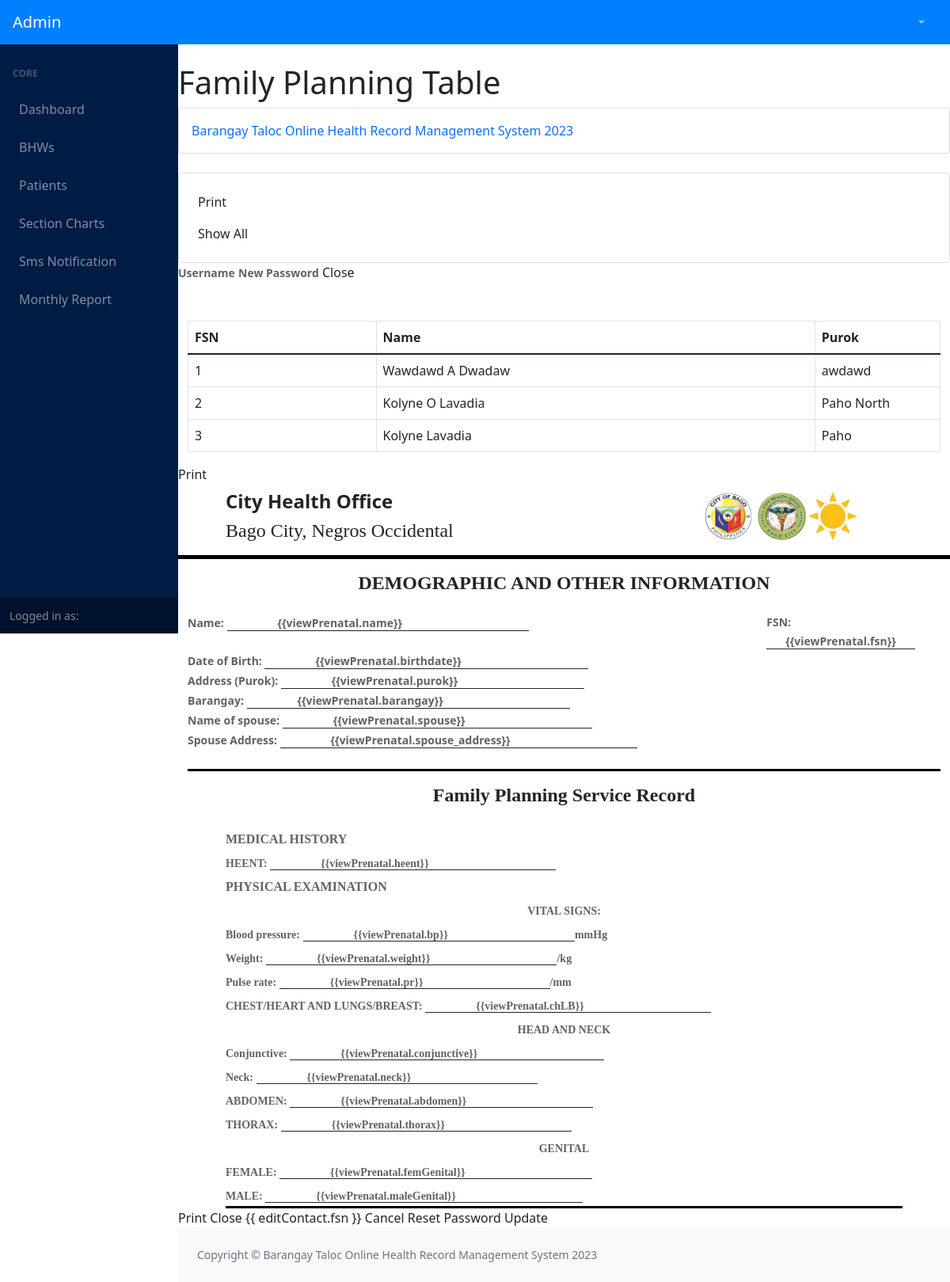
The app's page /admin/planning.php (signed in) with its own data.
### tables this page shows
CREATE TABLE `family_planning` (
  `id` int(11) NOT NULL,
  `patient_id` int(11) NOT NULL,
  `purok` varchar(255) NOT NULL,
  `barangay` varchar(255) NOT NULL,
  `appointment` varchar(255) NOT NULL,
  `spouse_name` varchar(255) NOT NULL,
  `spouse_purok` varchar(255) NOT NULL,
  `spouse_barangay` varchar(255) NOT NULL,
  `heent` varchar(255) NOT NULL,
  `bp` varchar(255) NOT NULL,
  `weight` varchar(255) NOT NULL,
  `pr` varchar(255) NOT NULL,
  `chLB` varchar(255) NOT NULL,
  `conjunctive` varchar(255) NOT NULL,
  `neck` varchar(255) NOT NULL,
  `abdomen` varchar(255) NOT NULL,
  `thorax` varchar(255) NOT NULL,
  `femGenital` varchar(255) NOT NULL,
  `maleGenital` varchar(255) NOT NULL,
  `day` varchar(255) NOT NULL,
  `month` varchar(255) NOT NULL,
  `year` varchar(255) NOT NULL,
  `max_limit` int(11) NOT NULL,
  `section` varchar(255) NOT NULL
);

CREATE TABLE `patient` (
  `id` int(11) NOT NULL,
  `fsn` varchar(255) NOT NULL,
  `first_name` varchar(255) NOT NULL,
  `middle_name` varchar(255) NOT NULL,
  `last_name` varchar(255) NOT NULL,
  `suffix` varchar(255) NOT NULL,
  `birthdate` varchar(255) NOT NULL,
  `gender` varchar(255) NOT NULL,
  `username` varchar(255) NOT NULL,
  `password` varchar(255) NOT NULL,
  `avatar` varchar(255) NOT NULL,
  `phone_number` varchar(255) NOT NULL,
  `max_limit` int(11) NOT NULL,
  `day` varchar(255) NOT NULL,
  `month` varchar(255) NOT NULL,
  `year` varchar(255) NOT NULL,
  `last_login` varchar(255) NOT NULL,
  `request_id` int(11) NOT NULL,
  `section` varchar(255) NOT NULL
);

### admin/print-tables/planning-print.php (the view)
<div id="dvContents">
    <table class="table table-bordered" cellspacing="0" rules="all" border="1">
        <thead>
            <tr>
                <th class="col-3">FSN</th>
                <th class="col-7">Name</th>
                <th class="col-5">Purok</th>
            </tr>
        </thead>
        <tbody>
            <?php
            $data = mysqli_query($db, "SELECT * FROM patient INNER JOIN family_planning ON family_planning.patient_id=patient.id");
            $i = 1;
            while ($data_row = mysqli_fetch_assoc($data)) {
                $fullname = ucfirst($data_row["first_name"]) . " " . trim(substr(ucfirst($data_row["middle_name"]), 0, 1), "undefined, U") . " " . ucfirst($data_row["last_name"]) . " " . trim($data_row["suffix"], "undefined");
            ?>
                <tr>
                    <td class="col-3"><?php echo $i++; ?></td>
                    <td class="col-7"><?php echo $fullname ?></td>
                    <td class="col-4"><?php echo $data_row['purok'] ?></td>
                </tr>
            <?php
            }
            ?>
        </tbody>
    </table>
</div>

### records on screen
family_planning: patient.suffix "Wawdawd A Dwadaw", purok "awdawd"
family_planning: patient.suffix "Kolyne O Lavadia", purok "Paho North"
family_planning: patient.suffix "Kolyne Lavadia", purok "Paho"
